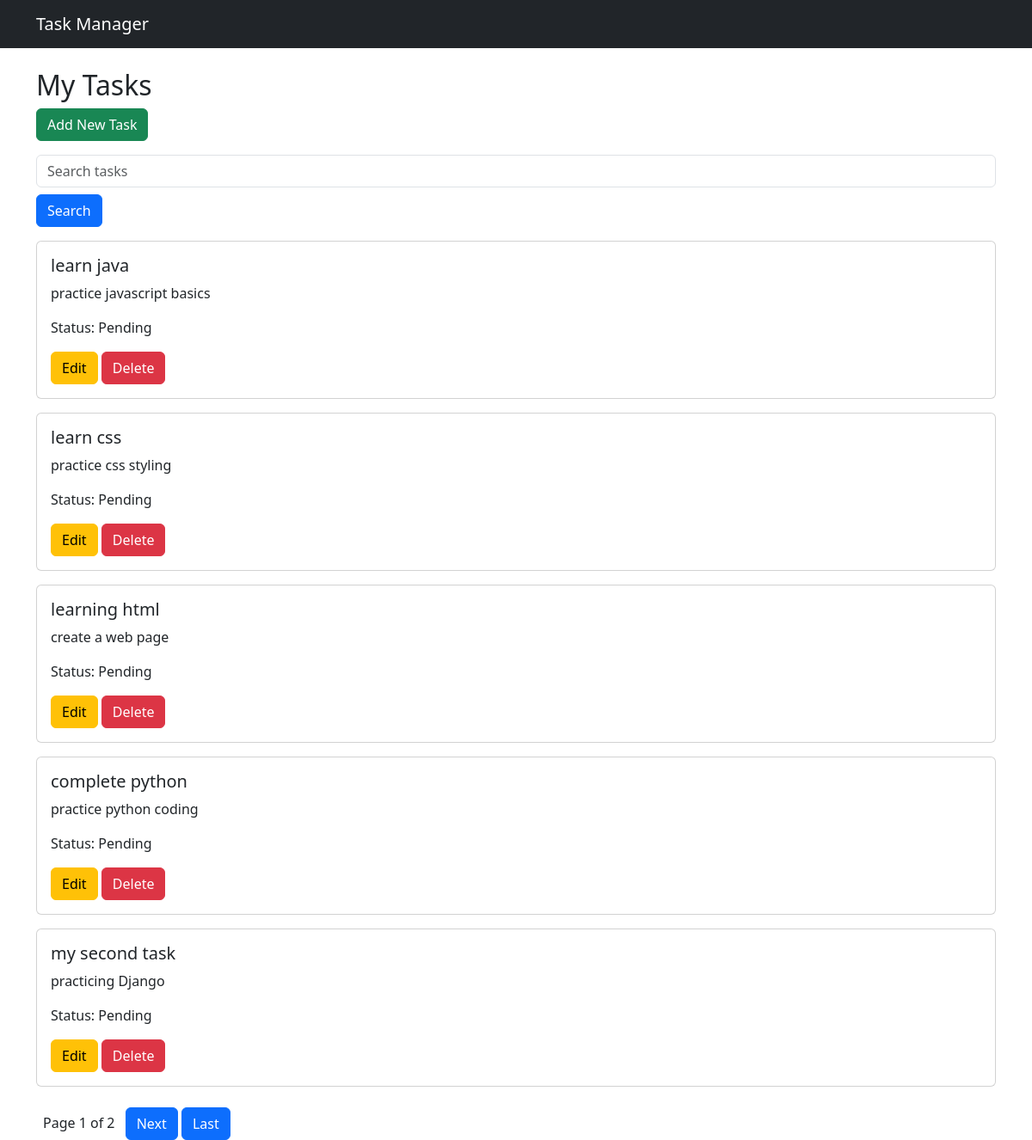
The app's page / (signed in) with its own data.
### tasks/models.py (models this page shows, shortened)
class Task(models.Model):
    user = models.ForeignKey(User, on_delete=models.CASCADE)
    title = models.CharField(max_length=200)
    description = models.TextField(blank=True, null=True)
    completed = models.BooleanField(default=False)
    created_at = models.DateTimeField(auto_now_add=True)

### tasks/views.py (the view)
# urls.py: path('', views.task_list, name='task_list'),
@login_required
def task_list(request):
    search_query = request.GET.get('q', '')
    tasks = Task.objects.filter(
        user=request.user,
        title__icontains=search_query
    ).order_by('-created_at')
    paginator = Paginator(tasks, 5)
    page_number = request.GET.get('page')
    page_obj = paginator.get_page(page_number)
    context = {
        'page_obj': page_obj,
        'search_query': search_query
    }
    return render(request, 'tasks/task_list.html', context)

### tasks/templates/tasks/task_list.html (shortened to what this page needs)
{% extends 'tasks/base.html' %}
{% block content %}
<h2>My Tasks</h2>
<a href="{% url 'task_create' %}" class="btn btn-success mb-3">
    Add New Task
</a>
<form method="GET" class="mb-3">
    <input type="text" name="q"
           value="{{ search_query }}"
           placeholder="Search tasks"
           class="form-control">
    <button type="submit" class="btn btn-primary mt-2">
        Search
    </button>
</form>
{% for task in page_obj %}
<div class="card mb-3">
    <div class="card-body">
        <h5>{{ task.title }}</h5>
        <p>{{ task.description }}</p>
        <p>Status: {{ task.completed|yesno:"Completed,Pending" }}</p>
        <a href="{% url 'task_update' task.pk %}"
           class="btn btn-warning">Edit</a>
        <a href="{% url 'task_delete' task.pk %}"
           class="btn btn-danger">Delete</a>
    </div>
</div>
{% empty %}
<p>No tasks found.</p>
{% endfor %}
<div class="mt-4">
    <span class="mx-2">
        Page {{ page_obj.number }} of {{ page_obj.paginator.num_pages }}
    </span>
    {% if page_obj.has_next %}
        <a href="?page={{ page_obj.next_page_number }}"
           class="btn btn-primary">Next</a>
        <a href="?page={{ page_obj.paginator.num_pages }}"
           class="btn btn-primary">Last</a>
    {% endif %}
</div>
{% endblock %}

### tasks/templates/tasks/base.html (shortened to what this page needs)
<!DOCTYPE html>
<html lang="en">
<head>
    <link href="https://cdn.jsdelivr.net/npm/bootstrap@5.3.0/dist/css/bootstrap.min.css" rel="stylesheet">
</head>
<body>
    <nav class="navbar navbar-dark bg-dark">
        <div class="container">
            <a class="navbar-brand" href="/">Task Manager</a>
        </div>
    </nav>
    <div class="container mt-4">
        {% block content %}
        {% endblock %}
    </div>
</body>
</html>

### records on screen
Task: title "learn java", description "practice javascript basics", completed "Pending"
Task: title "learn css", description "practice css styling", completed "Pending"
Task: title "learning html", description "create a web page", completed "Pending"
Task: title "complete python", description "practice python coding", completed "Pending"
Task: title "my second task", description "practicing Django", completed "Pending"

### other values on screen
{{ page_obj.number }} "1"
{{ page_obj.paginator.num_pages }} "2"
